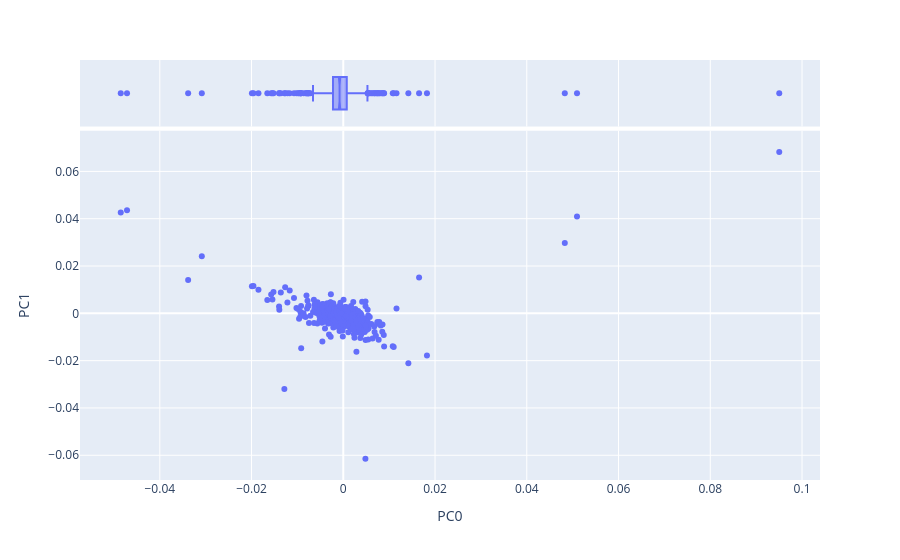

The notebook cell saved with this chart:
### Markdown cell above
#### Scatterplot of the loadings for the first two components

### Code cell
px.scatter(
    data_frame = LOADINGS.reset_index(),
    x = 'PC0', # first PC
    y = 'PC1', # second PC
    hover_name = 'term_str',
    marginal_x = 'box'
)

### Figure 1 — Plotly figure (JSON) as saved in the notebook; plotly's stock layout.template omitted (floating-point values rounded to 4 significant figures; data arrays with more than 128 entries replaced by an {"elided": "..."} marker saying what was removed)
{"data": [{"hovertemplate": "<b>%{hovertext}</b><br><br>PC0=%{x}<br>PC1=%{y}<extra></extra>", "hovertext": {"elided": "961 str values"}, "legendgroup": "", "marker": {"color": "#636efa", "symbol": "circle"}, "mode": "markers", "name": "", "orientation": "v", "showlegend": false, "type": "scatter", "x": {"elided": "961 float values"}, "xaxis": "x", "y": {"elided": "961 float values"}, "yaxis": "y"}, {"alignmentgroup": "True", "hovertemplate": "<b>%{hovertext}</b><br><br>PC0=%{x}<extra></extra>", "hovertext": {"elided": "961 str values"}, "legendgroup": "", "marker": {"color": "#636efa", "symbol": "circle"}, "name": "", "notched": true, "offsetgroup": "", "showlegend": false, "type": "box", "x": {"elided": "961 float values"}, "xaxis": "x2", "yaxis": "y2"}], "layout": {"legend": {"tracegroupgap": 0}, "margin": {"t": 60}, "xaxis": {"anchor": "y", "domain": [0, 1], "title": {"text": "PC0"}}, "xaxis2": {"anchor": "y2", "domain": [0, 1], "matches": "x", "showgrid": true, "showticklabels": false}, "yaxis": {"anchor": "x", "domain": [0, 0.8316], "title": {"text": "PC1"}}, "yaxis2": {"anchor": "x2", "domain": [0.8416, 1], "matches": "y2", "showgrid": false, "showline": false, "showticklabels": false, "ticks": ""}}}
